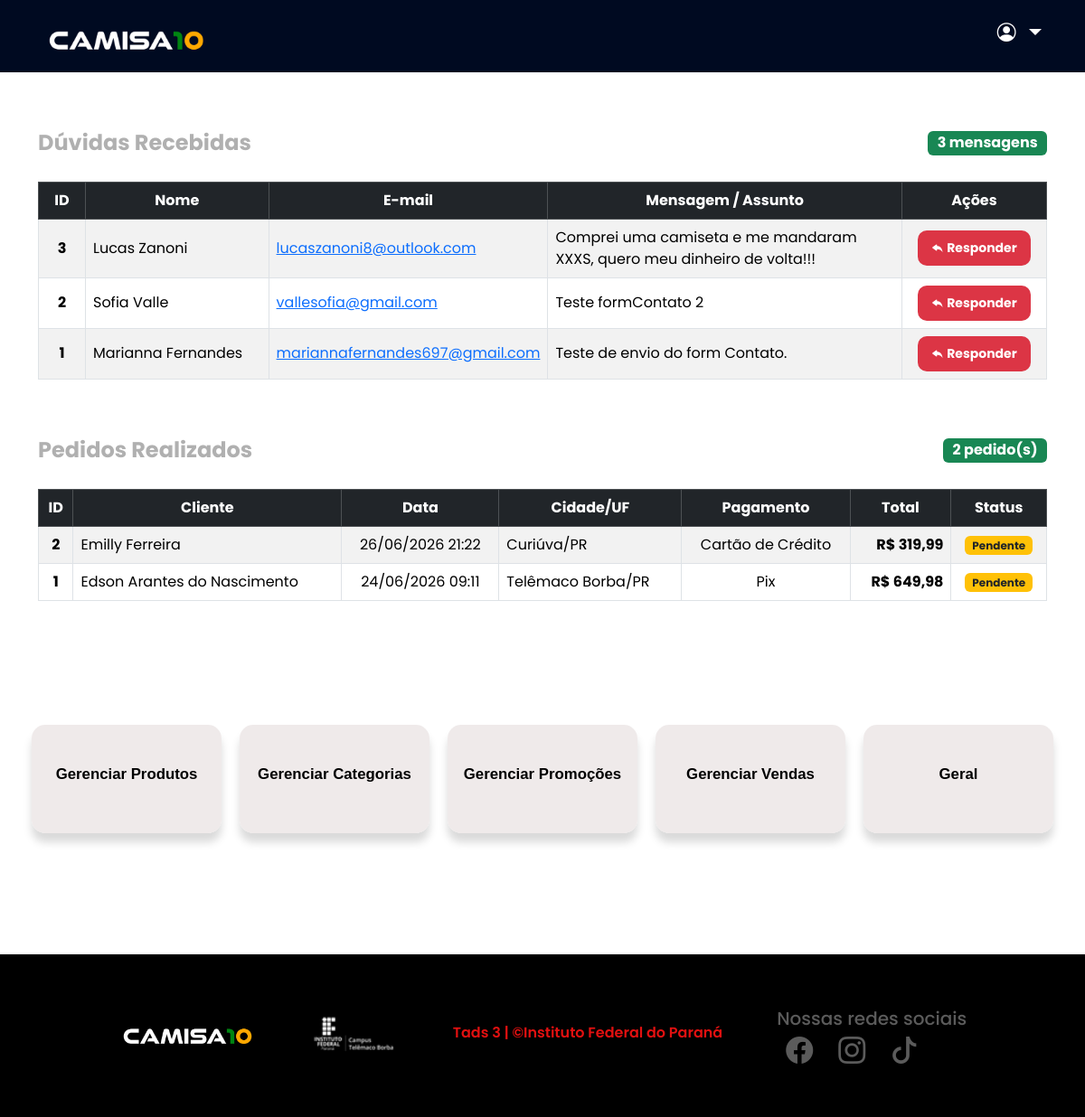
The app's page /adminPainel.php with its own data.
### tables this page shows
CREATE TABLE `formcontato` (
  `idContato` int(11) NOT NULL,
  `nomeContato` varchar(100) DEFAULT NULL,
  `emailContato` varchar(100) DEFAULT NULL,
  `dataEnvio` timestamp NOT NULL DEFAULT current_timestamp(),
  `mensagemContato` varchar(500) DEFAULT NULL
);

CREATE TABLE `pedidos` (
  `idPedido` int(11) NOT NULL,
  `idCliente` bigint(20) UNSIGNED NOT NULL,
  `idEndereco` int(11) NOT NULL,
  `dataPedido` datetime DEFAULT current_timestamp(),
  `formaPagamento` varchar(50) NOT NULL,
  `totalPedido` decimal(10,2) NOT NULL,
  `statusPedido` varchar(50) DEFAULT 'Pendente'
);

CREATE TABLE `clientes` (
  `idCliente` bigint(20) UNSIGNED NOT NULL,
  `nomeCliente` varchar(100) NOT NULL,
  `cpfCliente` char(11) NOT NULL,
  `telefoneCliente` char(11) NOT NULL,
  `emailCliente` varchar(100) NOT NULL,
  `senhaCliente` varchar(100) NOT NULL,
  `fotoCliente` varchar(300) DEFAULT NULL
);

CREATE TABLE `enderecosclientes` (
  `idEndereco` int(11) NOT NULL,
  `idCliente` bigint(20) UNSIGNED NOT NULL,
  `cep` varchar(9) NOT NULL,
  `rua` varchar(255) NOT NULL,
  `numero` varchar(20) NOT NULL,
  `bairro` varchar(100) NOT NULL,
  `cidade` varchar(100) NOT NULL,
  `estado` char(2) NOT NULL
);

### adminPainel.php (the view, shortened to what this page needs)
<?php include "header.php"; ?>
<header>
    <nav>
        <a href="index.php">
            <img src="assets/logos/logo1.png" alt="" width="180px">
        </a>
        <ul>
            <li class="nav-item dropdown">
                <a class="nav-link dropdown-toggle d-flex align-items-center gap-2" href="#" id="adminDropdown" role="button" data-bs-toggle="dropdown" aria-expanded="false">
                    <i class="bi bi-person-circle" style="font-size: 1.3rem;"></i>
                </a>
            </li>
        </ul>
    </nav>
</header>
<?php include "conexaoBD.php";
$buscarMensagens = "SELECT idContato, nomeContato, emailContato, mensagemContato, dataEnvio FROM formContato ORDER BY idContato DESC";
try {
    $resultado = mysqli_query($conn, $buscarMensagens);
} catch (mysqli_sql_exception $e) {
    die("<div class='alert alert-danger text-center m-5'>Erro no banco: " . $e->getMessage() . "</div>");
}
?>
<div class="container mt-5 pt-5">
    <div class="d-flex justify-content-between align-items-center mb-4">
        <h2 class="text-center mt-5 mb-1" style="font-size: 1.5em; font-weight: 700; color: var(--cor-fonte);">Dúvidas
            Recebidas</h2>
        <span class="badge bg-success fs-6 mt-5 mb-1"><?php echo mysqli_num_rows($resultado); ?> mensagens</span>
    </div>
    <div class="table-responsive">
        <table class="table table-striped table-hover table-bordered align-middle">
            <thead class="table-dark text-center">
                <tr>
                    <th style="width: 5%;">ID</th>
                    <th style="width: 20%;">Nome</th>
                    <th style="width: 20%;">E-mail</th>
                    <th style="width: 40%;">Mensagem / Assunto</th>
                    <th style="width: 15%;">Ações</th>
                </tr>
            </thead>
            <tbody>
                <?php
                if (mysqli_num_rows($resultado) > 0):
                    while ($contato = mysqli_fetch_assoc($resultado)):
                        ?>
                        <tr>
                            <td class="text-center"><strong><?= $contato['idContato'] ?></strong></td>
                            <td><?= htmlspecialchars($contato['nomeContato']) ?></td>
                            <td><a
                                    href="mailto:<?= $contato['emailContato'] ?>"><?= htmlspecialchars($contato['emailContato']) ?></a>
                            </td>
                            <td><?= nl2br(htmlspecialchars($contato['mensagemContato'])) ?></td>
                            <td class="text-center">
                                <a href="mailto:<?= $contato['emailContato'] ?>?subject=Contato Camisa 10"
                                    class="btn btn-sm btn-danger" title="Responder por E-mail">
                                    <i class="bi bi-reply-fill"></i> Responder
                                </a>
                            </td>
                        </tr>
                    <?php
                    endwhile;
                else:
                    ?>
                    <tr>
                        <td colspan="5" class="text-center text-muted py-4">Nenhuma mensagem recebida até o momento.</td>
                    </tr>
                <?php endif; ?>
            </tbody>
        </table>
    </div>
</div>
<?php
include "conexaoBD.php";
$queryAdminPedidos = "SELECT p.idPedido, p.dataPedido, p.formaPagamento, p.totalPedido, p.statusPedido,
                             c.nomeCliente, e.cidade, e.estado
                      FROM pedidos p
                      INNER JOIN clientes c ON p.idCliente = c.idCliente
                      INNER JOIN enderecosClientes e ON p.idEndereco = e.idEndereco
                      ORDER BY p.dataPedido DESC";
$resultadoAdmin = mysqli_query($conn, $queryAdminPedidos);
?>
<div class="container mt-5">
    <div class="d-flex justify-content-between align-items-center mb-4">
        <h2 class="text-center mb-1" style="font-size: 1.5em; font-weight: 700; color: var(--cor-fonte);">Pedidos
            Realizados</h2>
        <span class="badge bg-success fs-6 mb-1"><?php echo mysqli_num_rows($resultadoAdmin); ?> pedido(s)</span>
    </div>
    <div class="table-responsive">
        <table class="table table-striped table-hover table-bordered align-middle">
            <thead class="table-dark text-center">
                <tr>
                    <th>ID</th>
                    <th>Cliente</th>
                    <th>Data</th>
                    <th>Cidade/UF</th>
                    <th>Pagamento</th>
                    <th>Total</th>
                    <th>Status</th>
                </tr>
            </thead>
            <tbody>
                <?php if (mysqli_num_rows($resultadoAdmin) > 0): ?>
                    <?php while ($pedido = mysqli_fetch_assoc($resultadoAdmin)): ?>
                        <tr>
                            <td class="text-center"><strong><?php echo $pedido['idPedido']; ?></strong></td>
                            <td><?php echo htmlspecialchars($pedido['nomeCliente']); ?></td>
                            <td class="text-center"><?php echo date('d/m/Y H:i', strtotime($pedido['dataPedido'])); ?></td>
                            <td><?php echo htmlspecialchars($pedido['cidade']) . "/" . $pedido['estado']; ?></td>
                            <td class="text-center"><?php echo $pedido['formaPagamento']; ?></td>
                            <td class="text-end fw-bold">R$ <?php echo number_format($pedido['totalPedido'], 2, ',', '.'); ?>
                            </td>
                            <td class="text-center">
                                <span class="badge bg-warning text-dark"><?php echo $pedido['statusPedido']; ?></span>
                            </td>
                        </tr>
                    <?php endwhile; ?>
                <?php else: ?>
                    <tr>
                        <td colspan="7" class="text-center text-muted py-4">Nenhum pedido realizado até o momento.</td>
                    </tr>
                <?php endif; ?>
            </tbody>
        </table>
    </div>
</div>
<div class="categorias">
    <div class="cards-categorias">
        <article class="product-card" onclick="location.href='produtosAdmin.php'">
            <figure class="card-figure">
                <a href="produtosAdmin.php">
                    <figcaption class="card-title">Gerenciar Produtos</figcaption>
                </a>
            </figure>
        </article>
        <article class="product-card" onclick="location.href='categoriasAdmin.php'">
            <figure class="card-figure">
                <a href="categoriasAdmin.php">
                    <figcaption class="card-title">Gerenciar Categorias</figcaption>
                </a>
            </figure>
        </article>
        <article class="product-card" onclick="location.href='promocoesAdmin.php'">
            <figure class="card-figure">
                <a href="promocoesAdmin.php">
                    <figcaption class="card-title">Gerenciar Promoções</figcaption>
                </a>
            </figure>
        </article>
        <article class="product-card" onclick="location.href='#'">
            <figure class="card-figure">
                <a href="#">
                    <figcaption class="card-title">Gerenciar Vendas</figcaption>
                </a>
            </figure>
        </article>
        <article class="product-card" onclick="location.href='#'">
            <figure class="card-figure">
                <a href="#">
                    <figcaption class="card-title">Geral</figcaption>
                </a>
            </figure>
        </article>
    </div>
</div>
<?php include 'footer.php'; ?>

### header.php (shortened to what this page needs)
<!DOCTYPE html>
<html lang="pt-br">
<head>
    <link href="https://cdn.jsdelivr.net/npm/bootstrap@5.3.3/dist/css/bootstrap.min.css" rel="stylesheet">
    <link rel="stylesheet" href="https://cdn.jsdelivr.net/npm/bootstrap-icons@1.13.1/font/bootstrap-icons.min.css">
    <link rel="stylesheet" href="css/menu-rodape.css">
    <link rel="stylesheet" href="css/index.css">
    <link rel="stylesheet" href="css/produtos.css">
</head>
<body>
    <header>
        <nav>
            <a href="index.php">
            </a>
            <form class="d-flex barra-de-pesquisa" id="formBusca">
                <button class="btn bg-light" type="submit"><i class="bi bi-search"></i></button>
            </form>
            <ul class="nav-list">
                <li><a href="index.php">Inicio</a></li>
                <li><a href="produtos.php">Produtos</a></li>
                <li><a href="carrinho.php" class="carrinho"><i class="bi bi-cart2"></i></a></li>
                <li class="nav-item dropdown">
                <?php if(isset($_SESSION['logado']) && $_SESSION['logado'] === true): ?>
                    <a class="nav-link dropdown-toggle nav-link-user" href="#" id="userDropdown"
                        role="button" data-bs-toggle="dropdown" aria-expanded="false">
                        <?php if(!empty($_SESSION['fotoCliente'])): ?>
                            <img src="<?php echo $_SESSION['fotoCliente']; ?>" class="foto-perfil-nav">
                        <?php else: ?>
                            <i class="bi bi-person-circle" style="font-size: 1.3em; color: #fff; vertical-align: middle;"></i>
                        <?php endif; ?>
                        <span>Olá, <?php echo $_SESSION['nomeCliente']; ?></span>
                    </a>
                    <ul class="dropdown-menu" aria-labelledby="userDropdown">
                        <li><a class="dropdown-item" href="#">Seu perfil</a></li>
                        <li><hr class="dropdown-divider"></li>
                        <li><a class="dropdown-item text-danger" href="logout.php">Sair...</a></li>
                    </ul>
                <?php else: ?>
                    <a class="nav-link dropdown-toggle" href="#" id="userDropdown"
                        role="button" data-bs-toggle="dropdown" aria-expanded="false">
                    </a>
                <?php endif; ?>
            </li>
            </ul>
        </nav>
    </header>

### footer.php (shortened to what this page needs)
        <footer>
            <img src="assets/logos/logo1.png" alt="" width="150px">
            <div class="direitos-autorais">
                <img src="assets/logos/logoIF.png" alt="" width="100px">
            </div>
            <p>Tads 3 | &copy;Instituto Federal do Paraná</p>
            <div class="redes-sociais">
                <h5>Nossas redes sociais</h5>
                <i class="bi bi-facebook"></i>
                <i class="bi bi-instagram"></i>
                <i class="bi bi-tiktok"></i>
            </div>
        </footer>
</body>
</html>

### css/menu-rodape.css (style rules this page uses)
:root { --cor-destaque:#e21010; --cor-destaque2:#301bb7; --cor-fonte:#b0b0b0; }
body { font-family: "Poppins", sans-serif; overflow-x: hidden; }
header { width: 100%; height: 80px; background-color: bisque; position: fixed; top: 0; left: 0; z-index: 999; background: rgb(0, 10, 33); }
header > nav { display: flex; justify-content: space-between; align-items: center; padding: 20px 4%; }
header > nav > ul { display: flex; align-items: center; list-style-type: none; }
header > nav > ul li a { margin-left: 65px; color: var(--cor-fonte); text-decoration: none; font-size: 1.1em; font-weight: 500; }
.nav-item .nav-link { font-size: 1.6em; color: #fff; }
.nav-list li a { transition: color 0.5s; }
.carrinho { font-size: 1.6em; color: var(--cor-fonte); }
footer { background-color:#000; width: 100%; height: 180px; margin-top: 70px; display: flex; justify-content: center; align-items: center; color: #5b5b5b; gap: 60px; }
footer p { margin-top: 10px; font-weight: 600; color: #e21010; }
footer> .redes-sociais { font-size: 30px; line-height: 10px; transform: color .5s; }
footer> .redes-sociais i { transition: color .5s; padding: 10px; }

### css/index.css (style rules this page uses)
.categorias { width: 100%; background-color: #fff; margin-top: 65px; padding: 30px 40px 40px 100px; box-sizing: border-box; }
.cards-categorias { display: flex; gap: 22px; overflow-x: auto; padding: 16px 8px 24px 8px; scroll-snap-type: x mandatory; -webkit-overflow-scrolling: touch; align-items: start; }
.product-card { flex: 0 0 auto; background: transparent; border-radius:20px; box-shadow: 0 8px 24px rgba(0,0,0,0.08); overflow: hidden; transition: transform 220ms cubic-bezier(.2,.9,.2,1), box-shadow 220ms; transform-origin: center; cursor: pointer; scroll-snap-align: start; display: inline-block; }
.card-figure { margin: 0; padding: 16px; text-align: center; }
.card-title { margin-top: 10px; margin-bottom: 0; text-align: center; font-weight: 600; font-size: 1.2em; padding-bottom: 10px; color: #111; }
.btn { padding:9px 15px; border-radius:10px; cursor:pointer; font-weight:700; border:none; }

### css/produtos.css (style rules this page uses)
.barra-de-pesquisa { width: 400px; }

### adminPainel.php (style rules this page uses)
.categorias { width: 100%; display: flex; align-items: center; justify-content: center; padding: 40px 20px; box-sizing: border-box; }
.cards-categorias { display: flex; flex-wrap: nowrap; justify-content: center; gap: 20px; width: 100%; max-width: 1200px; }
.product-card { width: 210px; height: 120px; flex: 0 0 auto; display: flex; align-items: center; justify-content: center; background: #ece6e6d4; border-radius: 15px; box-shadow: 0 10px 10px rgba(0, 0, 0, 0.15); transition: transform 220ms ease, box-shadow 220ms; cursor: pointer; text-decoration: none; }
.card-figure { margin: 0; padding: 15px; width: 100%; height: 100%; display: flex; align-items: center; justify-content: center; }
.card-figure a { text-decoration: none; width: 100%; }
.card-title { margin: 0; text-align: center; font-weight: 700; font-size: 1.05rem; color: #000000; font-family: sans-serif; }

### records on screen
formcontato: idContato "3", nomeContato "Lucas Zanoni", emailContato "lucaszanoni8@outlook.com", mensagemContato "Comprei uma camiseta e me mandaram XXXS, quero meu dinheiro de volta!!!"
formcontato: idContato "2", nomeContato "Sofia Valle", emailContato "vallesofia@gmail.com", mensagemContato "Teste formContato 2"
formcontato: idContato "1", nomeContato "Marianna Fernandes", emailContato "mariannafernandes697@gmail.com", mensagemContato "Teste de envio do form Contato."
pedidos: idPedido "2", idCliente.nomeCliente "Emilly Ferreira", dataPedido "26/06/2026 21:22", idEndereco.cidade "Curiúva", idEndereco.estado "PR", formaPagamento "Cartão de Crédito", totalPedido "319,99", statusPedido "Pendente"
pedidos: idPedido "1", idCliente.nomeCliente "Edson Arantes do Nascimento", dataPedido "24/06/2026 09:11", idEndereco.cidade "Telêmaco Borba", idEndereco.estado "PR", formaPagamento "Pix", totalPedido "649,98", statusPedido "Pendente"

### other values on screen
mysqli_num_rows($resultado) "3"
mysqli_num_rows($resultadoAdmin) "2"
